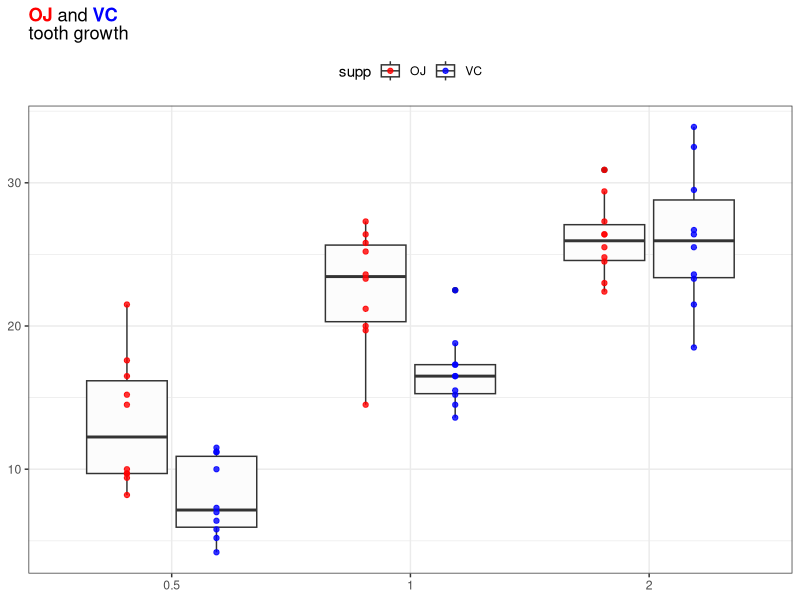
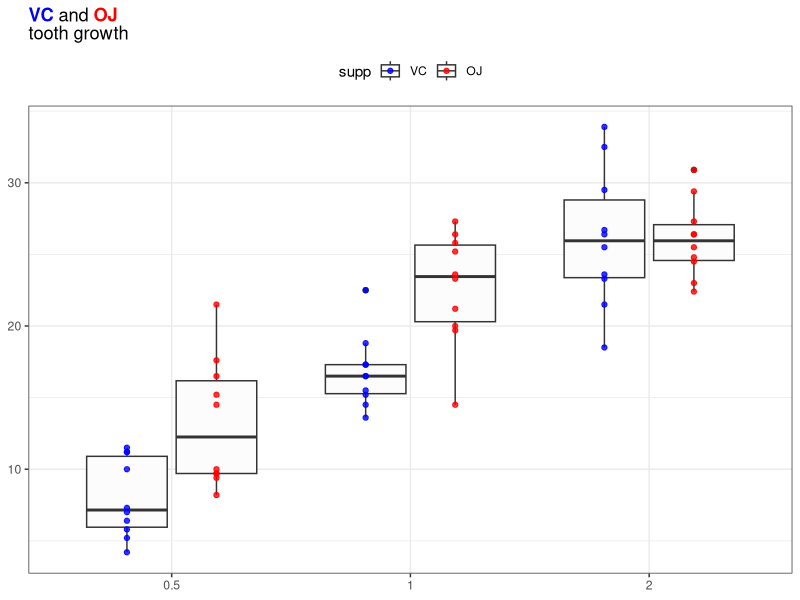

Write the R code that produced these figures, in order.
## ---- chunk 1
library(ggplot2)
library(ggtext)
theme_set(theme_bw())
data("ToothGrowth")
ToothGrowth$dose <- as.factor(ToothGrowth$dose)

# position = position_dodge(.75) in order to align point and boxplot
ggplot(ToothGrowth, aes(x = dose, y = len)) +
  geom_boxplot(aes(fill = supp)) +
  scale_fill_manual(values = c("gray99", "gray99")) +
  geom_point(aes(color = supp), position = position_dodge(.75), alpha = .8) +
  scale_color_manual(values = c("red", "blue")) +
  labs(
    x = NULL,
    y = NULL,
    title = "<span style = 'color: red;'>**OJ**</span> and 
                <span style = 'color: blue;'>**VC**</span> <br> 
                tooth growth"
  ) +
  theme(
    plot.title = element_markdown(),
    legend.position = "top"
  )
## ---- chunk 2
#  relevel ToothGrowth$supp so VC will be plot first
ToothGrowth$supp <- relevel(ToothGrowth$supp, ref = "VC")
ggplot(ToothGrowth, aes(x = dose, y = len)) +
  geom_boxplot(aes(fill = supp)) +
  scale_fill_manual(values = c("gray99", "gray99")) +
  geom_point(aes(color = supp), position = position_dodge(.75), alpha = .8) +
  scale_color_manual(values = c("blue", "red")) +
  labs(
    x = NULL,
    y = NULL,
    title = "<span style = 'color: blue;'>**VC**</span> and 
                <span style = 'color: red;'>**OJ**</span> <br> 
                tooth growth"
  ) +
  theme(
    plot.title = element_markdown(),
    legend.position = "top"
  )
